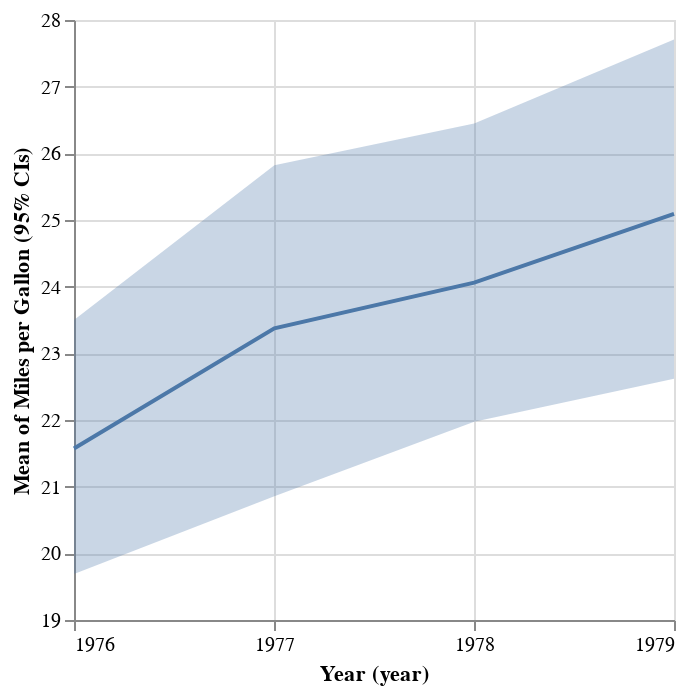

Specify this chart in Vega-Lite:
### Vega-Lite specification from a JSON file in a GitHub repository (floating-point values rounded to 4 significant figures)
{"$schema": "https://vega.github.io/schema/vega-lite/v2.json", "data": {"values": [{"ci1": 23.5, "ci0": 19.69, "center": 21.57, "Year": 189302400000}, {"ci1": 25.82, "ci0": 20.86, "center": 23.38, "Year": 220924800000}, {"ci1": 26.45, "ci0": 21.97, "center": 24.06, "Year": 252460800000}, {"ci1": 27.71, "ci0": 22.62, "center": 25.09, "Year": 283996800000}]}, "layer": [{"transform": [{"timeUnit": "year", "field": "Year", "as": "year_Year"}, {"calculate": "datum.ci1", "as": "lower_ci1"}, {"calculate": "datum.ci0", "as": "upper_ci1"}], "layer": [{"mark": {"opacity": 0.3, "type": "area", "style": "errorband-band"}, "encoding": {"y": {"field": "lower_ci1", "type": "quantitative", "title": "Mean of Miles per Gallon (95% CIs)", "scale": {"zero": false}}, "y2": {"field": "upper_ci1", "type": "quantitative"}, "x": {"title": "Year (year)", "type": "temporal", "field": "year_Year", "axis": {"format": "%Y"}}}}]}, {"mark": "line", "encoding": {"y": {"field": "center", "type": "quantitative"}, "x": {"field": "Year", "type": "temporal", "timeUnit": "year"}}}]}
